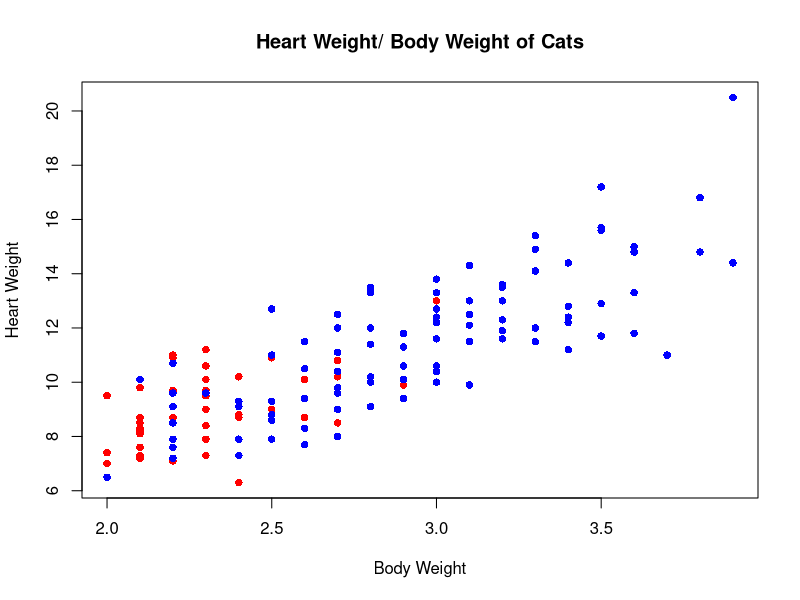
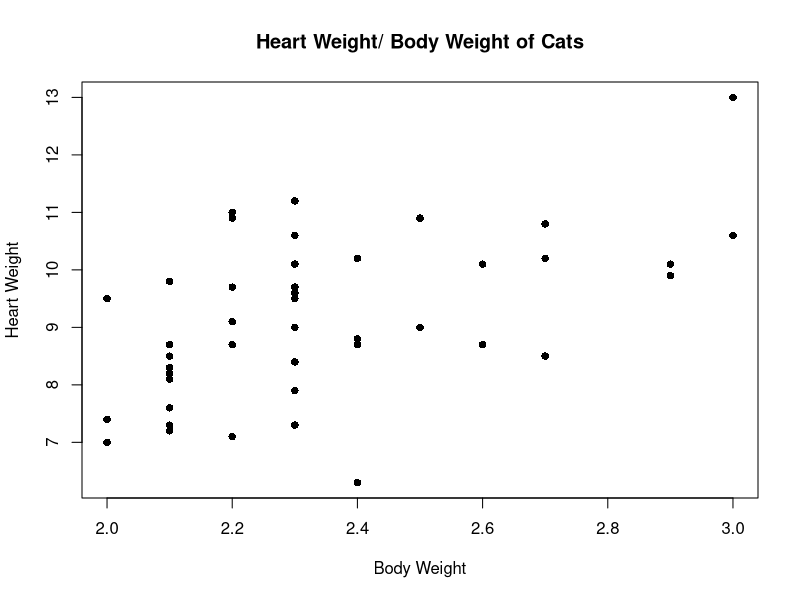
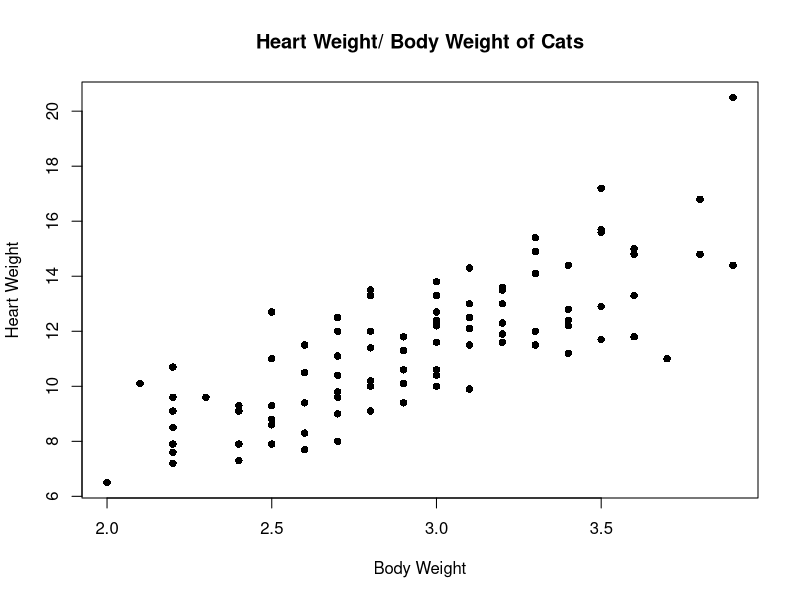
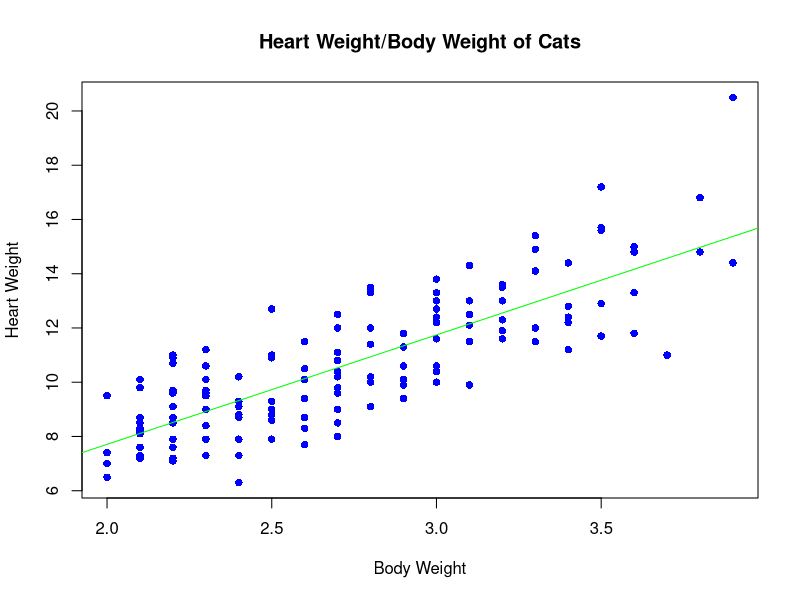
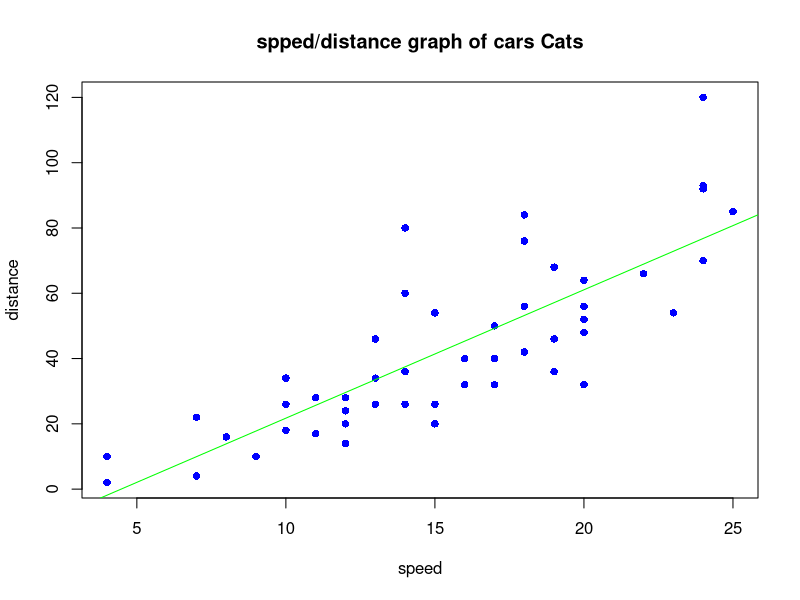

Source code (R) for these figures, in order:
library(MASS)
library(dplyr)

search()
str(cats)
summary(cats)
head(cats)
cats_male <- cats %>% filter(Sex =="M")
cats_female <- cats %>% filter(Sex =="F")
attach(cats)
plot(Bwt,Hwt, main="Heart Weight/ Body Weight of Cats",
     xlab="Body Weight",ylab="Heart Weight", pch=16, col= c("red","blue")[Sex])
cor(Bwt,Hwt)
cor.test(Bwt, Hwt)
cor.test(Bwt, Hwt, alternative="greater")
plot(cats_female$Bwt,cats_female$Hwt, main="Heart Weight/ Body Weight of Cats",xlab="Body Weight",ylab="Heart Weight", pch=16)
plot(cats_male$Bwt,cats_male$Hwt, main="Heart Weight/ Body Weight of Cats",xlab="Body Weight",ylab="Heart Weight", pch=16)
cor(cats_male$Hwt,cats_male$Bwt)
cor(cats_female$Hwt,cats_female$Bwt)
cor.test(cats_male$Bwt,cats_male$Hwt)
cor.test(cats_female$Bwt, cats_female$Hwt)
plot(Bwt,Hwt, main="Heart Weight/Body Weight of Cats",xlab="Body Weight",
     ylab="Heart Weight", pch=16, col= "blue")
regr=lm(Hwt ~ Bwt)
abline(regr,col= "green")
summary(regr)
detach(cats)
rm(cats)
attach(cars)
head(cars)
cars

plot(speed,dist, main="spped/distance graph of cars Cats",xlab="speed",
     ylab="distance", pch=16, col= "blue")
regr=lm( dist~ speed)
abline(regr,col= "green")
summary(regr)
